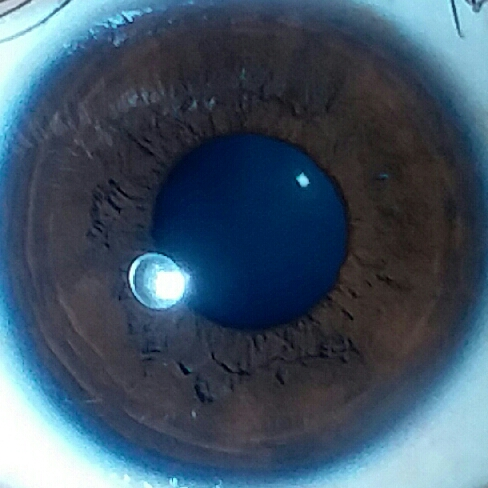
#> input picture Dataset/normal/1.jpg, 488 x 488 px
$ jupyter execute Untitled.ipynb
#> lines starting #> are read from the running program, lines starting #| are printed output that depends on the picture; after the words box and inside, x2 and y2 are one past the last pixel; in counts of white or black regions, pixels touching at a corner belong together
[cell 1]
import cv2
import numpy as np
import matplotlib.pyplot as plt

#load image and show it
normal_path = "./Dataset/normal/1.jpg"
sedang_path = "./Dataset/sedang/1.jpg"
tinggi_path = "./Dataset/tinggi/1.jpg"

img_normal = cv2.imread(normal_path)
#> img_normal is the input picture: shape (488, 488, 3); mean B, G, R 101, 82.8, 63.5
img_sedang = cv2.imread(sedang_path)
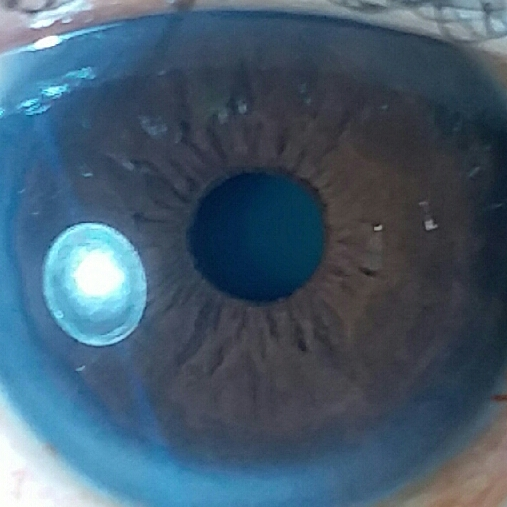
#> input picture Dataset/sedang/1.jpg, 507 x 507 px
#> img_sedang is the input picture: shape (507, 507, 3); mean B, G, R 109.4, 90.4, 67.7
img_tinggi = cv2.imread(tinggi_path)
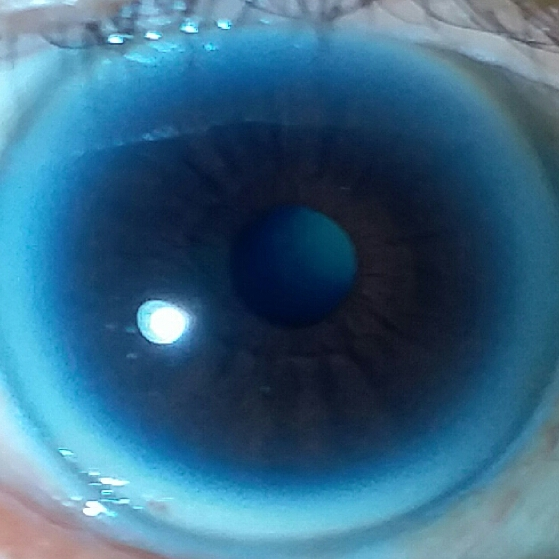
#> input picture Dataset/tinggi/1.jpg, 559 x 559 px
#> img_tinggi is the input picture: shape (559, 559, 3); mean B, G, R 131.3, 102.4, 55.5

[cell 2]
#normal Image
plt.imshow(img_normal)
plt.show()

[cell 3]
#sedang Image
plt.imshow(img_sedang)
plt.show()

[cell 4]
#tinggi image
plt.imshow(img_tinggi)
plt.show()

[cell 5]
#Hough Transform to detect the iris
real_img = img_tinggi
preprocessing = cv2.cvtColor(real_img, cv2.COLOR_BGR2GRAY)
#preprocessing = cv2.Canny(preprocessing, 100, 75)
preprocessing = cv2.medianBlur(preprocessing, 7)
ret, line = cv2.threshold(preprocessing, 0, 255, cv2.THRESH_BINARY+cv2.THRESH_OTSU)
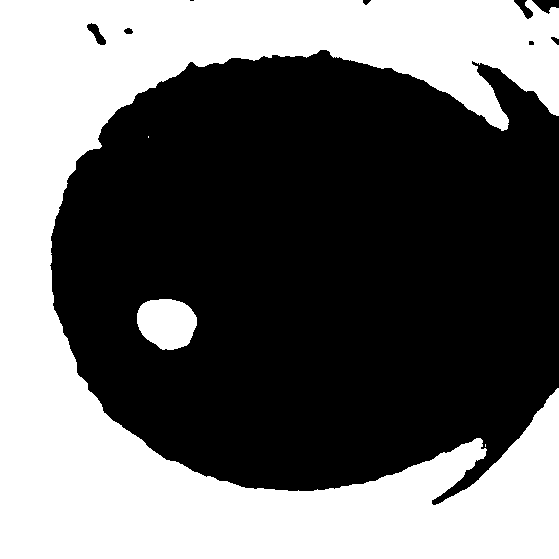
#> line: shape (559, 559); 41.2% white; 4 white regions (2 under 20 px), largest, box (x1, y1, x2, y2) and area: (0, 0, 559, 559) 126434, (137, 299, 197, 350) 2397
#> ret = 100
preprocessing = cv2.Canny(line,0,0)
#> preprocessing: shape (559, 559); 0.71% white in thin lines or dots, all inside (x1, y1, x2, y2) = (50, 0, 559, 505)

rows = preprocessing.shape[0]
#> rows = 559
circles = cv2.HoughCircles(preprocessing, cv2.HOUGH_GRADIENT, 1, rows / 4, param1=ret, param2=10, minRadius=250, maxRadius=real_img.shape[0])
#> circles = [[296.5, 228.5, 262.6], [272.5, 13.5, 476.2], [482.5, 212.5, 435], [381.5, 339.5, 349.7], [557.5, 366.5, 522.5], [139.5, 134.5, 484.4], [438.5, 31.5, 505.4], [204.5, 346.5, 290], [92.5, 474.5, 444.2]]

if circles is not None :
    circles = np.uint16(np.around(circles))
#> circles = [[296, 228, 263], [272, 14, 476], [482, 212, 435], [382, 340, 350], [558, 366, 522], [140, 134, 484], [438, 32, 505], [204, 346, 290], [92, 474, 444]]
    for i in circles[0, :]:
        center = (i[0], i[1])
        cv2.circle(preprocessing, center, 1, (255, 255, 0), 3)
        cv2.circle(real_img, center, 1, (255, 255, 0), 3)
        radius = i[2]
        cv2.circle(preprocessing, center, radius, (255, 0, 255), 3)
        cv2.circle(real_img, center, radius, (255, 0, 255), 3)
#> this loop made 9 passes
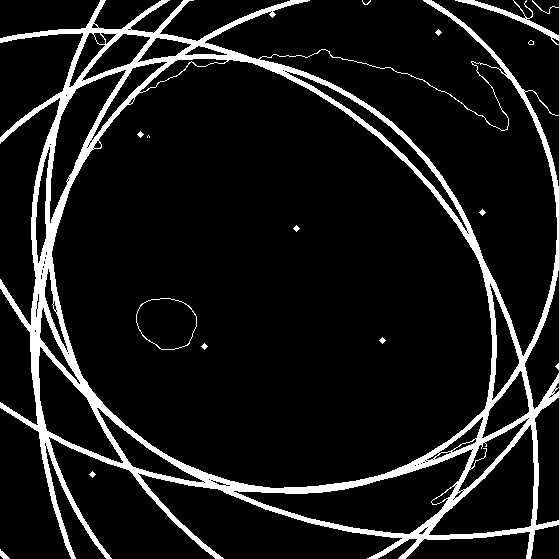
#> preprocessing: shape (559, 559); 10% white; 16 white regions (4 under 20 px), largest, box (x1, y1, x2, y2) and area: (0, 0, 559, 559) 30287, (455, 0, 559, 45) 583, (136, 298, 197, 350) 183
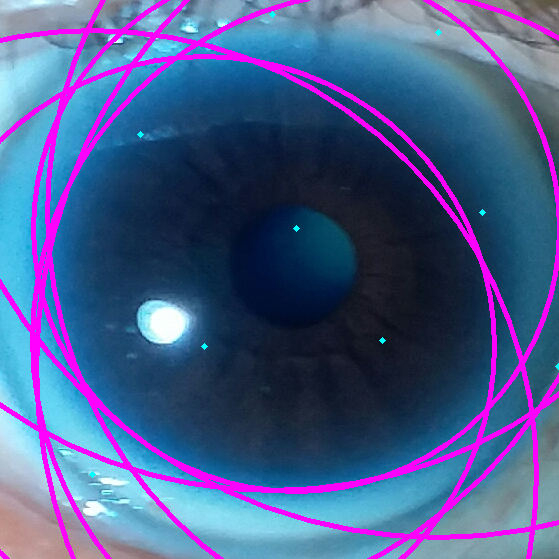
#> real_img: shape (559, 559, 3); 9.64% of pixels changed, all inside (x1, y1, x2, y2) = (0, 0, 559, 559)

plt.imshow(real_img)
plt.show()

plt.imshow(preprocessing)
plt.show()

[cell 6]
#Hough Transform to detect the iris

preprocessing = cv2.cvtColor(img_sedang, cv2.COLOR_BGR2GRAY)
#> preprocessing: shape (507, 507)
#preprocessing = cv2.Canny(preprocessing, 20, 20)
preprocessing = cv2.medianBlur(preprocessing, 5)

rows = preprocessing.shape[0]
#> rows = 507
circles = cv2.HoughCircles(preprocessing, cv2.HOUGH_GRADIENT, 1, rows / 4, param1=110, param2=10, minRadius=250, maxRadius=300)
#> circles = [[257.5, 282.5, 272.7]]

if circles is not None :
    circles = np.uint16(np.around(circles))
#> circles = [[258, 282, 273]]
    for i in circles[0, :]:
        center = (i[0], i[1])
        #cv2.circle(preprocessing, center, 1, (255, 255, 0), 3)
        radius = i[2]
        cv2.circle(preprocessing, center, radius, (255, 0, 255), 3)
#> this loop made 1 pass
#> preprocessing: shape (507, 507); min 22, max 255, mean 88.7

plt.imshow(preprocessing)
plt.show()

[cell 7]
#Hough Transform to detect the iris

preprocessing = cv2.cvtColor(img_tinggi, cv2.COLOR_BGR2GRAY)
#> preprocessing: shape (559, 559)
#preprocessing = cv2.Canny(preprocessing, 20, 20)
preprocessing = cv2.medianBlur(preprocessing, 5)

rows = preprocessing.shape[0]
#> rows = 559
circles = cv2.HoughCircles(preprocessing, cv2.HOUGH_GRADIENT, 1, rows / 4, param1=120, param2=10, minRadius=250, maxRadius=300)
#> circles = [[292.5, 228.5, 263.1], [203.5, 345.5, 287.1], [457.5, 281.5, 251.8], [51.5, 295.5, 257.9]]

if circles is not None :
    circles = np.uint16(np.around(circles))
#> circles = [[292, 228, 263], [204, 346, 287], [458, 282, 252], [52, 296, 258]]
    for i in circles[0, :]:
        center = (i[0], i[1])
        #cv2.circle(preprocessing, center, 1, (255, 255, 0), 3)
        radius = i[2]
        cv2.circle(preprocessing, center, radius, (255, 0, 255), 3)
#> this loop made 4 passes
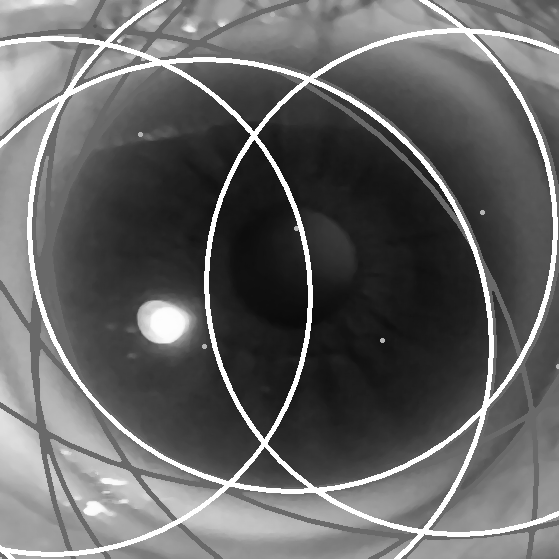
#> preprocessing: shape (559, 559); min 10, max 255, mean 100.6

plt.imshow(preprocessing)
plt.show()

[cell 8]
def segmentation(img) :
    preprocessing = cv2.cvtColor(img, cv2.COLOR_BGR2GRAY)
    #preprocessing = cv2.Canny(preprocessing, 20, 20)
    #preprocessing = cv2.resize(preprocessing, (480,480), interpolation=cv2.INTER_LINEAR)
    #preprocessing = cv2.medianBlur(preprocessing, 11)
    preprocessing = cv2.medianBlur(preprocessing, 5)
    ret, _ = cv2.threshold(preprocessing, 0, 255, cv2.THRESH_BINARY + cv2.THRESH_OTSU)

    rows = preprocessing.shape[0]
    circles = cv2.HoughCircles(preprocessing, cv2.HOUGH_GRADIENT, 1, rows / 4, param1=120, param2=10, minRadius=250, maxRadius=300)
    #circles = cv2.HoughCircles(preprocessing, cv2.HOUGH_GRADIENT, 1, rows / 4, param1=ret, param2=10, minRadius=250, maxRadius=480)

    if circles is not None :
        circles = np.uint16(np.around(circles))
        for i in circles[0, :]:
            center = (i[0], i[1])
            #cv2.circle(preprocessing, center, 1, (255, 255, 0), 3)
            radius = i[2]
            cv2.circle(preprocessing, center, radius, (255, 0, 255), 3)

    return preprocessing, radius

[cell 9]
def removeReflection(img):
    ret, mask = cv2.threshold(img, 150, 255, cv2.THRESH_BINARY)
    kernel = np.ones((5, 5), np.uint8)
    dilation = cv2.dilate(mask, kernel, iterations=1)
    preprocessing = cv2.inpaint(img, dilation, 5, cv2.INPAINT_TELEA)

    return preprocessing

[cell 10]
def rubberSheetModel(image, height, width, r_in, r_out):
    thetas = np.arange(0, 2 * np.pi, 2 * np.pi / width)  # Theta values
    r_out = r_in + r_out
    # Create empty flatten image
    flat = np.zeros((height,width, 3), np.uint8)
    circle_x = int(image.shape[0] / 2)
    circle_y = int(image.shape[1] / 2)

    for i in range(width):
        for j in range(height):
            theta = thetas[i]  # value of theta coordinate
            r_pro = j / height  # value of r coordinate(normalized)

            # get coordinate of boundaries
            Xi = circle_x + r_in * np.cos(theta)
            Yi = circle_y + r_in * np.sin(theta)
            Xo = circle_x + r_out * np.cos(theta)
            Yo = circle_y + r_out * np.sin(theta)

            # the matched cartesian coordinates for the polar coordinates
            Xc = (1 - r_pro) * Xi + r_pro * Xo
            Yc = (1 - r_pro) * Yi + r_pro * Yo

            if(Xc > width):
                Xc = width - 1

            if(Yc > height):
                Yc = height - 1

            color = image[int(Xc)][int(Yc)]  # color of the pixel

            flat[j][i] = color

    return flat

[cell 11]
img, rad = segmentation(img_sedang)
#> in segmentation, `ret, _ = cv2.threshold(preprocessing, 0, 255, cv2.THRESH_BINARY + cv2...`: ret = 113
#> in segmentation, `circles = cv2.HoughCircles(preprocessing, cv2.HOUGH_GRADIENT, 1, rows ..`: circles = [[260.5, 270.5, 260.5]]
#> in segmentation, `circles = np.uint16(np.around(circles))`: circles = [[260, 270, 260]]
#> the loop in segmentation, `for i in circles[0, :]:` made 1 pass
#> after the loop in segmentation, `for i in circles[0, :]:`:
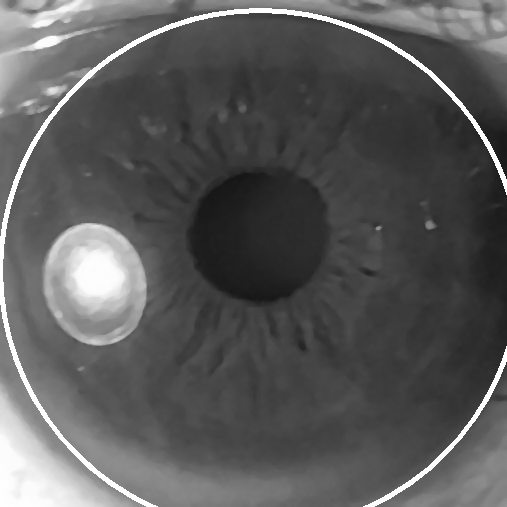
#> preprocessing: shape (507, 507); min 22, max 255, mean 89.7
#> rad = 260

plt.imshow(img)
plt.show()

[cell 12]
fin_img = removeReflection(img)
#> in removeReflection, `ret, mask = cv2.threshold(img, 150, 255, cv2.THRESH_BINARY)`: mask: shape (507, 507); 10.9% white; 27 white regions (8 under 20 px), largest, box (x1, y1, x2, y2) and area: (44, 223, 146, 345) 8716, (0, 381, 134, 507) 7093, (0, 8, 507, 507) 5062
#> in removeReflection, `dilation = cv2.dilate(mask, kernel, iterations=1)`:
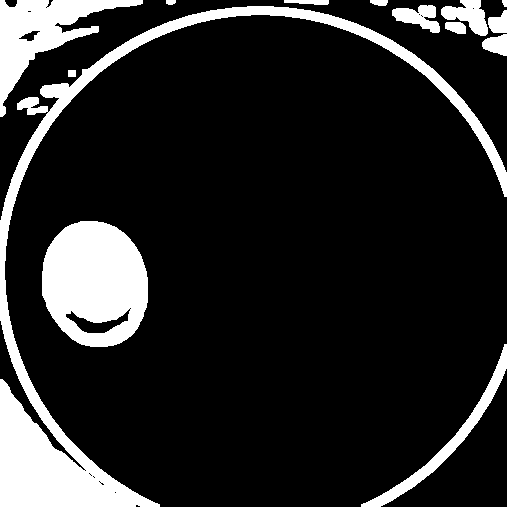
#> dilation: shape (507, 507); 15.2% white; 14 white regions, largest, box (x1, y1, x2, y2) and area: (0, 6, 507, 507) 18470, (42, 221, 148, 347) 10131, (0, 0, 143, 117) 5393
#> in removeReflection, `preprocessing = cv2.inpaint(img, dilation, 5, cv2.INPAINT_TELEA)`:
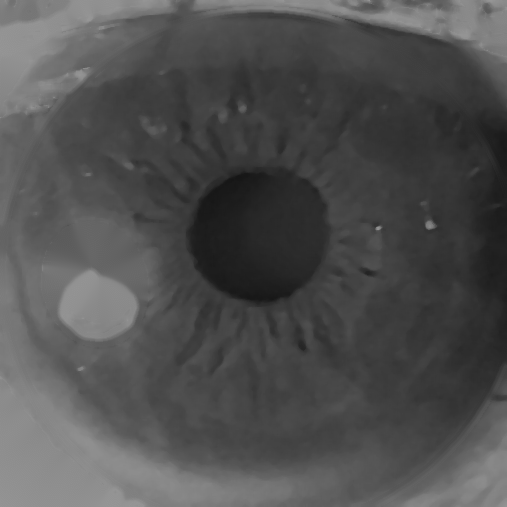
#> preprocessing: shape (507, 507); min 22, max 150, mean 79.7

plt.imshow(fin_img)
plt.show()

[cell 13]
h,w = fin_img.shape
#> h = 507; w = 507
fin_img = rubberSheetModel(fin_img, h, w, rad * 0.3, rad)
#> in rubberSheetModel, `r_out = r_in + r_out`: r_out = 338
#> after the loop in rubberSheetModel, `for i in range(width):`:
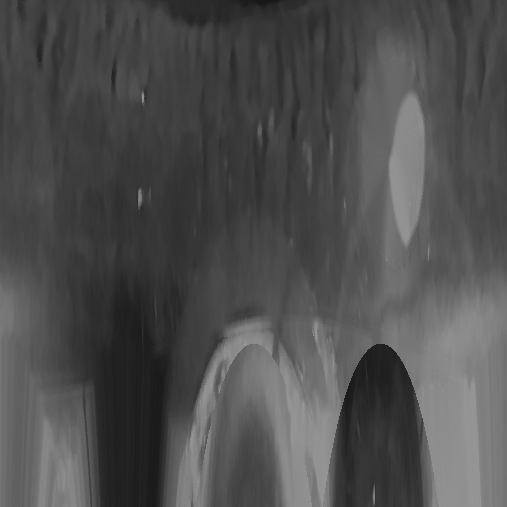
#> flat: shape (507, 507, 3); min 22, max 150, mean 78.5

plt.imshow(fin_img)
plt.show()
